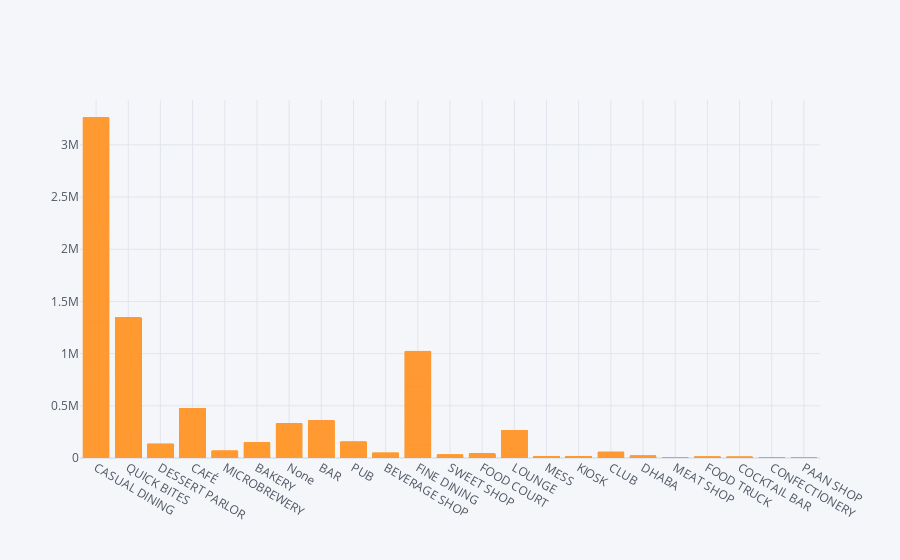

Source (notebook cell):
### Markdown cell above
### Bar chart between TITLE1 and TITLE2 & COST

### Code cell
df.iplot(kind="bar",x="TITLE1",y="COST")

### Figure 1 — Plotly figure (JSON) as saved in the notebook; plotly's stock layout.template omitted (floating-point values rounded to 4 significant figures; data arrays with more than 128 entries replaced by an {"elided": "..."} marker saying what was removed)
{"data": [{"marker": {"color": "rgba(255, 153, 51, 0.6)", "line": {"color": "rgba(255, 153, 51, 1.0)", "width": 1}}, "name": "COST", "orientation": "v", "text": "", "type": "bar", "x": {"elided": "11372 str values"}, "y": {"elided": "11372 int values"}}], "layout": {"legend": {"bgcolor": "#F5F6F9", "font": {"color": "#4D5663"}}, "paper_bgcolor": "#F5F6F9", "plot_bgcolor": "#F5F6F9", "title": {"font": {"color": "#4D5663"}}, "xaxis": {"gridcolor": "#E1E5ED", "showgrid": true, "tickfont": {"color": "#4D5663"}, "title": {"font": {"color": "#4D5663"}, "text": ""}, "zerolinecolor": "#E1E5ED"}, "yaxis": {"gridcolor": "#E1E5ED", "showgrid": true, "tickfont": {"color": "#4D5663"}, "title": {"font": {"color": "#4D5663"}, "text": ""}, "zerolinecolor": "#E1E5ED"}}}
